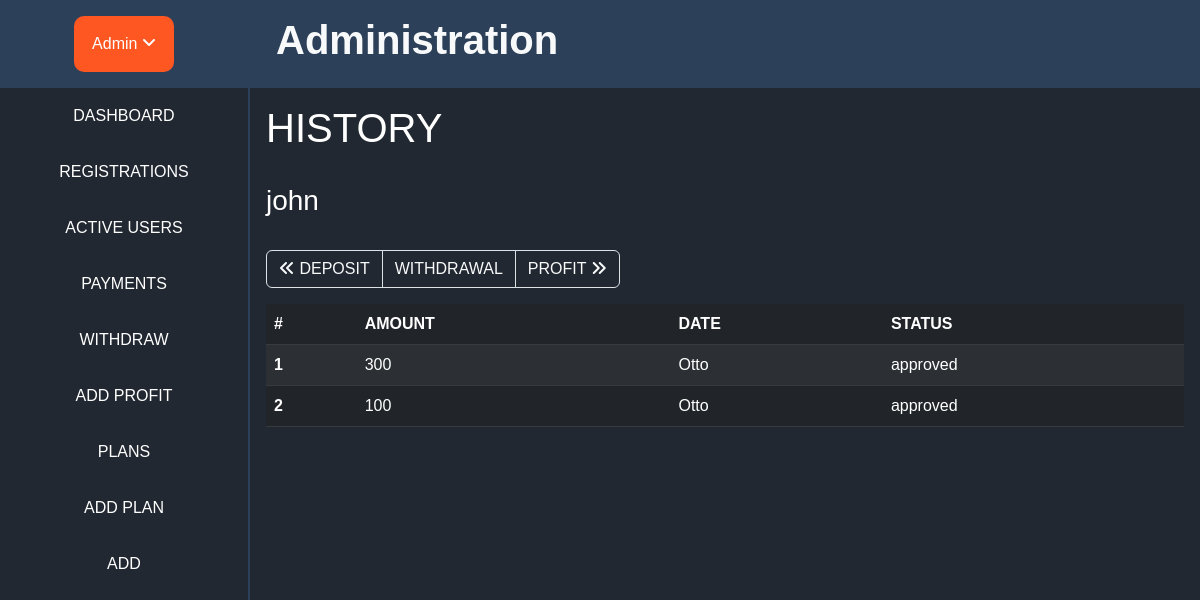
The page /history/8/payments (signed in) on the database its author committed.
### home/models.py (models this page shows)
class Payment(models.Model):
    user = models.ForeignKey(User, on_delete=models.CASCADE)
    transaction_name = models.CharField(max_length=100)
    transaction_id = models.CharField(max_length=100)
    transaction_amount = models.CharField(max_length=100)
    transaction_status = models.CharField(max_length=100)

### home/views.py (the view, shortened to what this page needs)
# urls.py: path('history/<int:id>/<str:action>', login_required(views.History_view.as_view()), name='mod_history'),
class History_view(View):
    def get(self,request, **kwargs):
        action = kwargs["action"]
        if request.user.is_superuser:
            user = models.User.objects.get(id=kwargs['id'])
            context = {
                "payments": models.Payment.objects.filter(user=user),
                "withdraws":  models.Withdraw.objects.filter(user=user),
                "addprofits": models.Addprofit.objects.filter(user=user),
                "action": action,
                "user": user,
                "admin": True,
            }
            return render(request, "mod/history.html", context=context)

### templates/mod/history.html (shortened to what this page needs)
{% extends 'mod/admbase.html' %}
{% block content%}
<div>
<h1> HISTORY </h1>
<br>
<h3> {{ user.username }} </h3>
<br>
<nav>
  <ul class="pagination">
    <li class="page-item"><a class="page-link text-light"  style="background-color: #222831;" href="{% url 'mod_history' id=user.id action='payments' %}"><i class="fa-solid fa-angles-left"></i> DEPOSIT</a></li>
    <li class="page-item"><a class="page-link text-light"  style="background-color: #222831;" href="{% url 'mod_history' id=user.id action='withdraws' %}">WITHDRAWAL</a></li>
    <li class="page-item"><a class="page-link text-light"  style="background-color: #222831;" href="{% url 'mod_history' id=user.id action='profit' %}">PROFIT <i class="fa-solid fa-angles-right"></i></a></li>
  </ul>
</nav>
<table class="table table-dark table-striped">
  <thead>
      <tr>
        <th scope="col">#</th>
        <th scope="col">AMOUNT</th>
        <th scope="col">DATE</th>
        <th scope="col">STATUS</th>
      </tr>
    </thead>
    <tbody>
      {% if action == 'payments' %}
      {% for payment in payments %}
      <tr>
        <th scope="row">{{ forloop.counter }}</th>
        <td>{{ payment.transaction_amount }}</td>
        <td>Otto</td>
        <td>{{ payment.transaction_status }}</td>
      </tr>
      {% endfor %}
      {% endif %}
    </tbody>
  </table>
{% endblock %}

### static/css/styles.css (style rules this page uses)
body { margin: 0; padding: 0; font-family: Arial, sans-serif; }

### rows shown on the page
Payment: transaction_amount "300", transaction_status "approved"
Payment: transaction_amount "100", transaction_status "approved"

### other values the page prints
{{ user.username }} "john"
